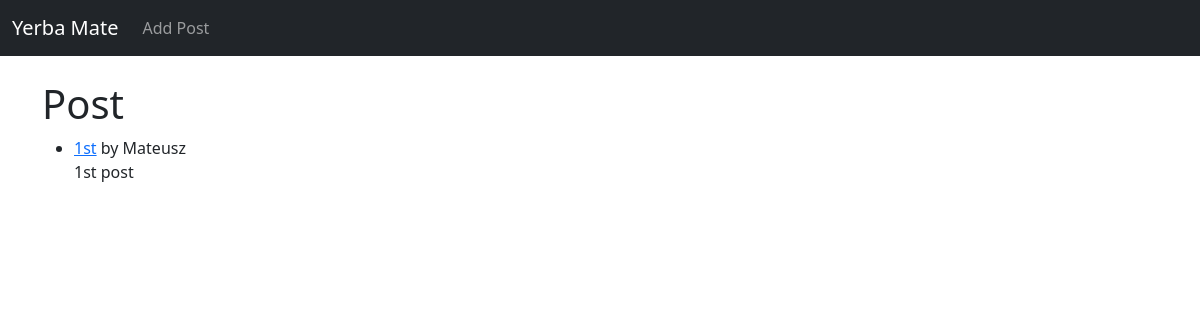
/, run on an earlier commit of the app's database.
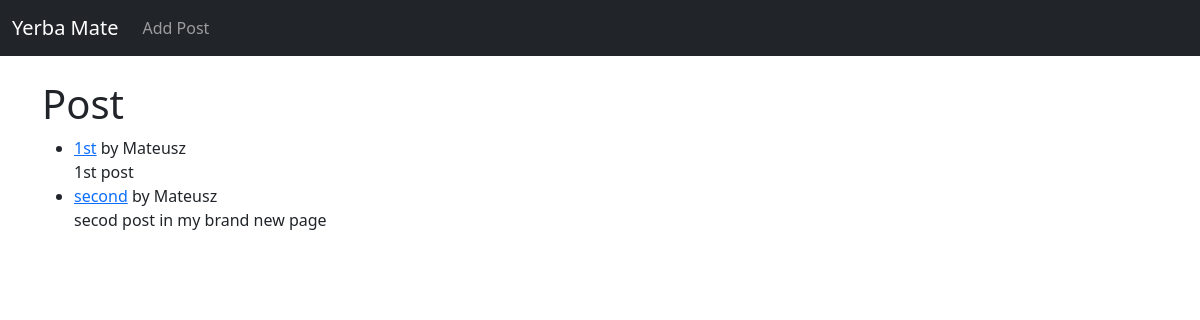
And on a later commit of the database.
### yerbata/models.py (models this page shows, shortened)
class Post(models.Model):
    title = models.CharField(max_length=255)
    title_tag = models.CharField(max_length=255, default="Yerba Mate")
    author = models.ForeignKey(User, on_delete=models.CASCADE)
    body = models.TextField()

### yerbata/views.py (the view)
# urls.py: path('', HomeView.as_view(), name='home'),
class HomeView(ListView):
    model = Post
    template_name = 'home.html'

### yerbata/templates/home.html
{% extends 'base.html' %}
{% block content %}
<h1>Post</h1>
<ul>
{% for post in object_list %}
        <li><a href="{% url 'article-detail' post.pk%}">{{ post.title }}</a> by {{ post.author.first_name }}<br/>{{ post.body }}</li>
{% endfor%}
</ul>
{% endblock %}

What changed in the data, as far as the page shows it:
added Post: title "second", author.first_name "Mateusz", body "secod post in my brand new page"
